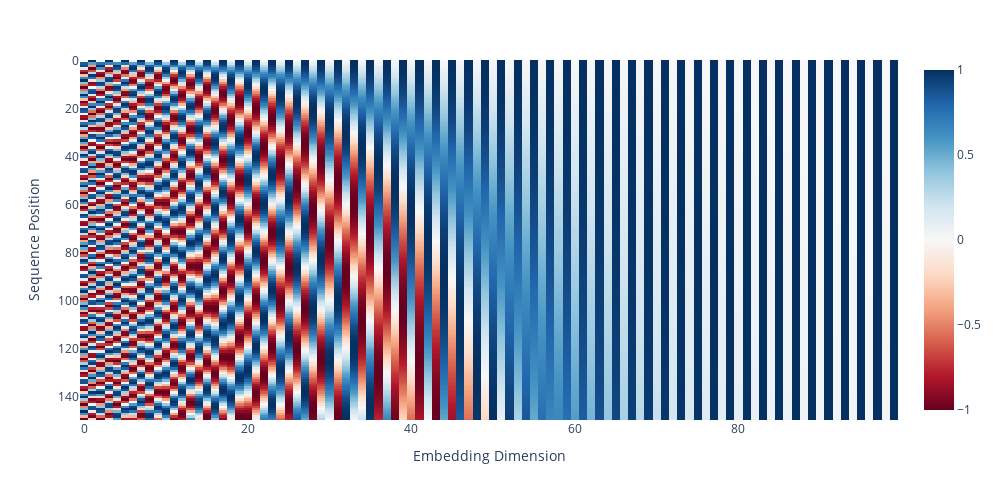

The notebook cell this image was saved under:
### Code cell
# Initialize Matrix and data Dimensions
D = 100
T = 150

Encoding_Matrix = th.zeros((T,D))
EF = 10000 # Encoding Frequenze


for d in range(int(D/2)):
    for t in range(T):
        Encoding_Matrix[t,2*d] = tn.sin(tn.tensor([t/EF**(2*d/D)]))
        Encoding_Matrix[t,2*d+1] = tn.cos(tn.tensor([t/EF**((2*d)/D)]))

# Plot Postional Encoding Mask
fig = px.imshow(Encoding_Matrix,aspect="auto",color_continuous_scale="RdBu")
fig.update_layout(
    height = 500,
    width = 1000
)
fig.update_xaxes(
    title= "Embedding Dimension"
)
fig.update_yaxes(
    title = "Sequence Position"
)
fig.show()

### Figure 1 — Plotly figure (JSON) as saved in the notebook; plotly's stock layout.template omitted (floating-point values rounded to 4 significant figures; data arrays with more than 128 entries replaced by an {"elided": "..."} marker saying what was removed)
{"data": [{"coloraxis": "coloraxis", "hovertemplate": "x: %{x}<br>y: %{y}<br>color: %{z}<extra></extra>", "name": "0", "type": "heatmap", "xaxis": "x", "yaxis": "y", "z": {"elided": "150x100 float values"}}], "layout": {"coloraxis": {"colorscale": [[0, "rgb(103,0,31)"], [0.1, "rgb(178,24,43)"], [0.2, "rgb(214,96,77)"], [0.3, "rgb(244,165,130)"], [0.4, "rgb(253,219,199)"], [0.5, "rgb(247,247,247)"], [0.6, "rgb(209,229,240)"], [0.7, "rgb(146,197,222)"], [0.8, "rgb(67,147,195)"], [0.9, "rgb(33,102,172)"], [1, "rgb(5,48,97)"]]}, "height": 500, "margin": {"t": 60}, "width": 1000, "xaxis": {"anchor": "y", "domain": [0, 1], "title": {"text": "Embedding Dimension"}}, "yaxis": {"anchor": "x", "autorange": "reversed", "domain": [0, 1], "title": {"text": "Sequence Position"}}}}
